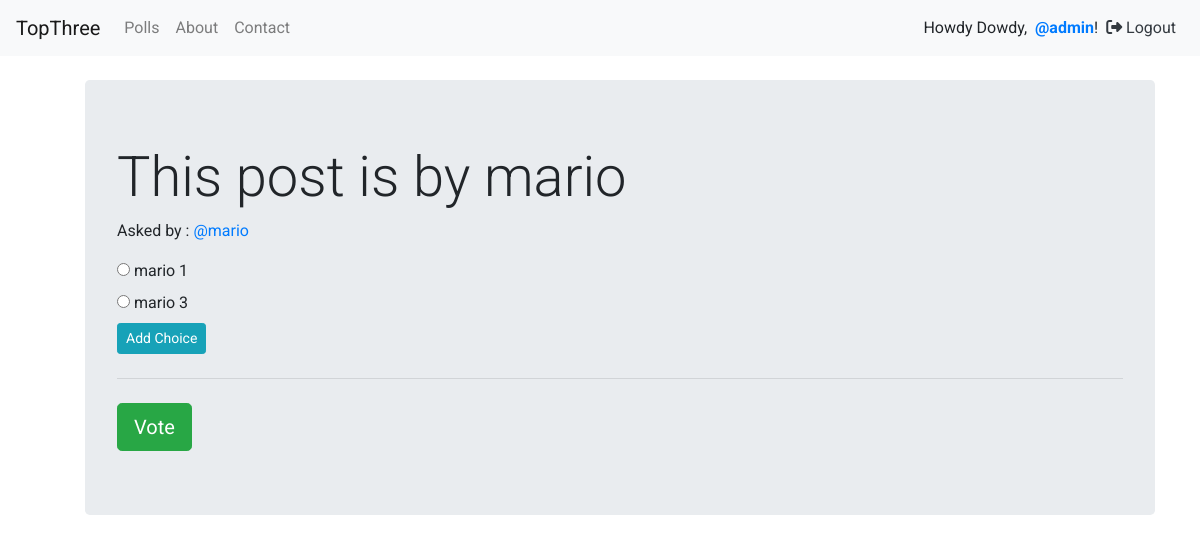
The page /polls/details/14 (signed in) on the database as committed earlier.
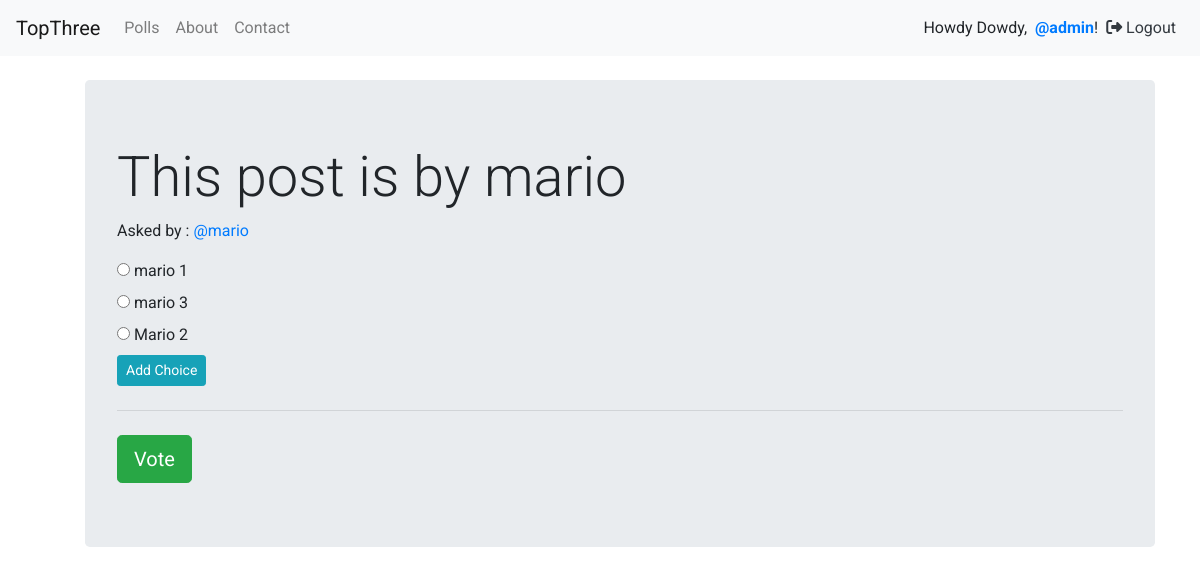
The same page on the database as committed later.
### polls/models.py (models this page shows, shortened)
class Choice(models.Model):
    poll = models.ForeignKey(Poll, on_delete = models.CASCADE)
    choice_text = models.CharField(max_length = 255)

### polls/views.py (the view)
# urls.py: path('details/<int:poll_id>', views.poll_detail, name = 'details'),
@login_required
def poll_detail(request, poll_id):
    poll = get_object_or_404(Poll, id = poll_id)
    user_can_vote = poll.user_can_vote(request.user)
    context = {'poll' : poll}
    if user_can_vote:
        return render(request, 'polls/poll_detail.html', context)
    else:
        results = poll.get_results_dict()
        return render(request, 'polls/poll_result.html', {'poll' : poll, 'results' : results})

### polls/models.py (called while the page is built)
    def user_can_vote(self, user):
        qs = user.vote_set.filter(poll = self)
        if qs.exists():
            return False
        else:
            return True

### polls/templates/polls/poll_detail.html (shortened to what this page needs)
{% extends 'base.html' %}
{% block content %}
  <div class="container">
    <ul>
      <div class="jumbotron mt-4">
        <h1 class="display-4"> {{poll.text}}</h1>
        <p>Asked by : <a href="{% url 'accounts:details' poll.owner %}" class="">@{{poll.owner}}</a></p>
        <form action="{% url 'polls:vote' poll.id %}" method="POST">
          {% for choice in poll.choice_set.all %}
            <input type="radio" name="choice" id="choice{{forloop.counter}}" value="{{choice.id}}">
            <label for="choice {{forloop.counter}}">{{choice.choice_text}}</label>
            <br />
          {% endfor %}
          <a href="{% url 'polls:add_choice' poll.id %}" class="btn btn-info btn-sm">Add Choice</a>
          <hr class="my-4">
          <input type="submit" value="Vote" class="btn btn-success btn-lg">
        </form>
        </div>
    </ul>
  </div>
{% endblock %}

Rows that differ between the two databases and show on the page:
added Choice: choice_text "Mario 2"
